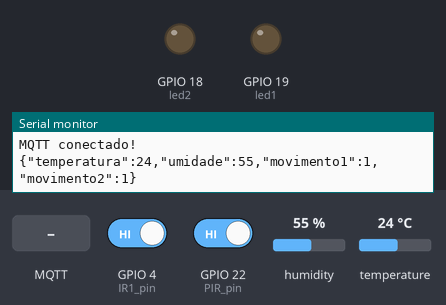
Bench run of a sketch on a simulated ESP32. Parts: output pins drawn as LEDs (lit = HIGH), the last lines printed to the serial monitor. The test bench sets the inputs (shaded band); at power-on: GPIO 22 (PIR_pin) HIGH, GPIO 4 (IR1_pin) HIGH, humidity 55 %, temperature 24 °C. WiFi joins after 1.5 s; servers stay silent unless stated; random numbers use the default seed unless the sketch sets one; no MQTT or app messages arrive unless stated.

Above: at 2.7 s.
2.8 s: MQTT message "1" arrives on the first subscribed topic
At 3.2 s:
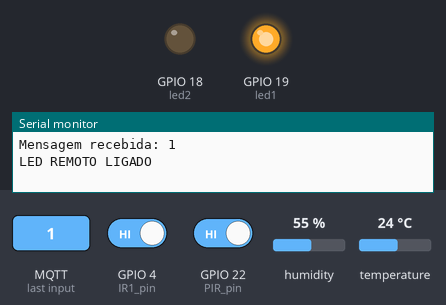
4.3 s: MQTT message "0" arrives on the first subscribed topic
At 5.5 s:
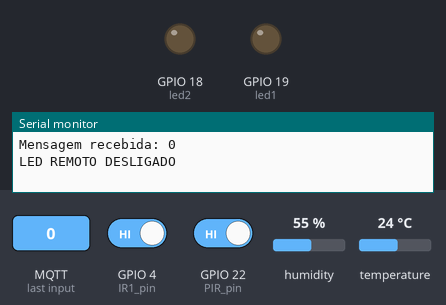
5.8 s: GPIO 22 (PIR_pin) driven LOW
At 6.6 s:
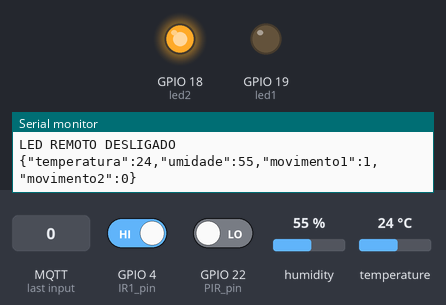
7.5 s: GPIO 4 (IR1_pin) driven LOW
At 8.6 s:
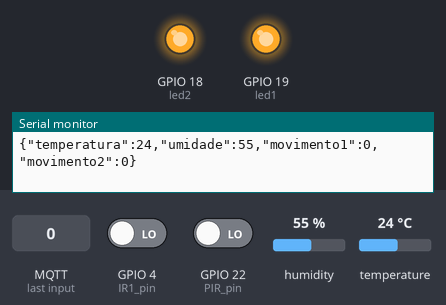
9.5 s: GPIO 4 (IR1_pin) driven HIGH
At 11.0 s:
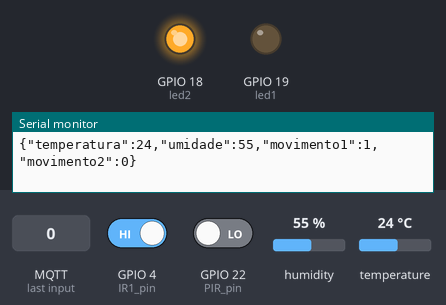
11.5 s: GPIO 22 (PIR_pin) driven HIGH
At 12.9 s:
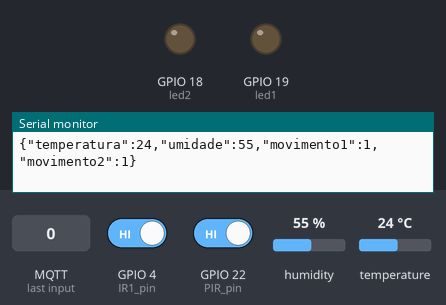
Timing chart, 0 to 14.5 s (numbered marks = the images above; inputs shaded):
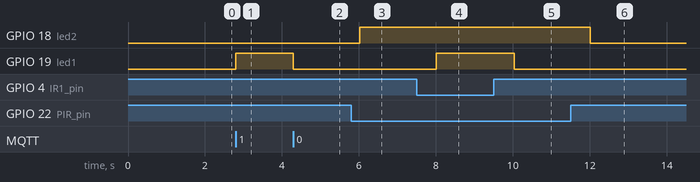

The sketch:

main.ino
```cpp
#include <WiFi.h>
#include <PubSubClient.h>
#include <WiFiClientSecure.h>
#include <DHT.h>
#include <ArduinoJson.h>

const char* ssid = "";
const char* password = "";

const char* mqtt_server = "broker.emqx.io";
const int mqtt_port = 8883;

const char* topic_led = "kai/led";
const char* topic_sensores = "kai/sensores";

#define led1 19
#define led2 18

#define DHT_pin 15
#define IR1_pin 4
//#define IR2_pin 4
#define PIR_pin 22
//#define KY_pin 15
#define DHTTYPE DHT11

WiFiClientSecure espClient;
PubSubClient client(espClient);
DHT dht(DHT_pin, DHTTYPE);

unsigned long lastPublish = 0;

bool ledRemoto = false;

void conectarWiFi() {

  Serial.println("Conectando ao WiFi...");

  WiFi.mode(WIFI_STA);
  WiFi.begin(ssid, password);

  while (WiFi.status() != WL_CONNECTED) {
    delay(500);
    Serial.print(".");
  }

  Serial.println();
  Serial.println("WiFi conectado!");
  Serial.print("IP: ");
  Serial.println(WiFi.localIP());
}

void callback(char* topic, byte* payload, unsigned int length) {

  Serial.print("Mensagem recebida: ");

  for (int i = 0; i < length; i++) {
    Serial.print((char)payload[i]);
  }

  Serial.println();

  if (length == 1) {

    if (payload[0] == '1') {

      ledRemoto = true;

      digitalWrite(led1, HIGH);
      Serial.println("LED REMOTO LIGADO");
    }

    else if (payload[0] == '0') {

      ledRemoto = false;

      digitalWrite(led1, LOW);

      Serial.println("LED REMOTO DESLIGADO");
    }
  }
}

void conectarMQTT() {

  while (!client.connected()) {

    Serial.println("Conectando MQTT...");

    String clientId =
      "ESP32-" + String(random(0xffff), HEX);

    if (client.connect(clientId.c_str())) {

      Serial.println("MQTT conectado!");

      client.subscribe(topic_led);

    } else {

      Serial.print("Falha MQTT: ");
      Serial.println(client.state());

      delay(2000);
    }
  }
}

void setup() {

  Serial.begin(115200);

  pinMode(led1, OUTPUT);
  pinMode(led2, OUTPUT);

  pinMode(DHT_pin, INPUT);
  pinMode(IR1_pin, INPUT);
  //pinMode(IR2_pin, INPUT);
  pinMode(PIR_pin, INPUT);
  //pinMode(KY_pin, INPUT);

  dht.begin();

  conectarWiFi();

  client.setServer(mqtt_server, mqtt_port);
  espClient.setInsecure();
  client.setCallback(callback);
}

void loop() {

  if (WiFi.status() != WL_CONNECTED) {

    Serial.println("WiFi desconectado!");
    conectarWiFi();
  }

  if (!client.connected()) {
    conectarMQTT();
  }

  client.loop();

  if (millis() - lastPublish > 2000) {

    lastPublish = millis();

    float temp = dht.readTemperature();
    float hum = dht.readHumidity();


    int presenca2 = digitalRead(PIR_pin);
    //int som = analogRead(KY_pin);
    int presenca1 = digitalRead(IR1_pin);
    //int presenca2 = digitalRead(IR2_pin);

    if (isnan(temp) || isnan(hum)) {

      Serial.println("Erro no DHT11");
      return;
    }


    if (!presenca1 && !ledRemoto) {
      digitalWrite(led1, HIGH);
    } else if(!ledRemoto){
      digitalWrite(led1, LOW);
    }

    if (!presenca2 && !ledRemoto) {
      digitalWrite(led2, HIGH);
    } else if(!ledRemoto){
      digitalWrite(led2, LOW);
    }

    StaticJsonDocument<128> doc;

    doc["temperatura"] = temp;
    doc["umidade"] = hum;
    doc["movimento1"] = presenca1;
    doc["movimento2"] = presenca2;
    //doc["som"] = som;

    char buffer[128];

    serializeJson(doc, buffer);

    client.publish(topic_sensores, buffer);

    Serial.println(buffer);
  }
}
```

Measured:
- after the input at 2.8 s, GPIO 19 (led1): LOW → HIGH at once
- after the input at 4.3 s, GPIO 19 (led1): HIGH → LOW at once
- after the input at 5.8 s, GPIO 18 (led2): LOW → HIGH after 0.23 s
- after the input at 7.5 s, GPIO 19 (led1): LOW → HIGH after 0.51 s
- after the input at 9.5 s, GPIO 19 (led1): HIGH → LOW after 0.53 s
- after the input at 11.5 s, GPIO 18 (led2): HIGH → LOW after 0.51 s
